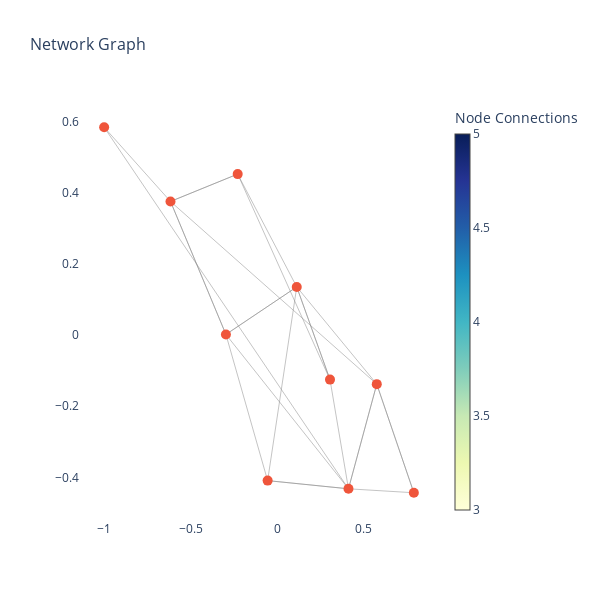

Write notebook code for a chart like this one.
### Code cell
import plotly.graph_objects as go
import networkx as nx

# Create a sample graph (simple graph for demonstration)
G = nx.erdos_renyi_graph(10, 0.3)

# Get node positions using a layout algorithm (spring layout for 2D)
pos = nx.spring_layout(G)

# Create lists for node positions and edge positions
edge_x = []
edge_y = []
for edge in G.edges():
    x0, y0 = pos[edge[0]]
    x1, y1 = pos[edge[1]]
    edge_x.append(x0)
    edge_x.append(x1)
    edge_y.append(y0)
    edge_y.append(y1)

# Create lists for node positions and node labels
node_x = []
node_y = []
for node in G.nodes():
    x, y = pos[node]
    node_x.append(x)
    node_y.append(y)

# Create a scatter plot for nodes
node_trace = go.Scatter(
    x=node_x, y=node_y,
    mode='markers',
    hoverinfo='text',
    marker=dict(
        showscale=True,
        colorscale='YlGnBu',
        size=10,
        colorbar=dict(
            thickness=15,
            title='Node Connections'
        )
    )
)

# Create a scatter plot for edges
edge_trace = go.Scatter(
    x=edge_x, y=edge_y,
    line=dict(width=0.5, color='#888'),
    hoverinfo='none',
    mode='lines'
)

# Create the figure with both nodes and edges
fig = go.Figure(data=[edge_trace, node_trace],
                layout=go.Layout(
                    title="Network Graph",
                    title_font_size=16,  # Corrected property
                    showlegend=False,
                    hovermode='closest',
                    plot_bgcolor='rgb(255, 255, 255)',
                    xaxis=dict(showgrid=False),
                    yaxis=dict(showgrid=False),
                    height=600,  # Adjust height as needed
                    width=600   # Adjust width as needed
                ))

# Show the plot
fig.show()

### Figure 1 — Plotly figure (JSON) as saved in the notebook; plotly's stock layout.template omitted (floating-point values rounded to 4 significant figures)
{"data": [{"hoverinfo": "none", "line": {"color": "#888", "width": 0.5}, "mode": "lines", "type": "scatter", "x": [0.7899, 0.5756, 0.7899, 0.4121, -1, -0.6166, 0.5756, 0.4121, 0.5756, 0.1132, -0.05513, 0.4121, -0.05513, -0.2962, 0.4121, 0.3053, -0.2283, -0.6166, -0.2283, 0.1132, -0.2962, -0.6166, -0.2962, 0.1132, 0.3053, 0.1132], "y": [-0.443, -0.138, -0.443, -0.4319, 0.5835, 0.3751, -0.138, -0.4319, -0.138, 0.1351, -0.409, -0.4319, -0.409, 0.001566, -0.4319, -0.1253, 0.4519, 0.3751, 0.4519, 0.1351, 0.001566, 0.3751, 0.001566, 0.1351, -0.1253, 0.1351]}, {"hoverinfo": "text", "marker": {"colorbar": {"thickness": 15, "title": {"text": "Node Connections"}}, "colorscale": [[0, "rgb(255,255,217)"], [0.125, "rgb(237,248,177)"], [0.25, "rgb(199,233,180)"], [0.375, "rgb(127,205,187)"], [0.5, "rgb(65,182,196)"], [0.625, "rgb(29,145,192)"], [0.75, "rgb(34,94,168)"], [0.875, "rgb(37,52,148)"], [1, "rgb(8,29,88)"]], "showscale": true, "size": 10}, "mode": "markers", "type": "scatter", "x": [0.7899, -1, 0.5756, -0.05513, 0.4121, -0.2283, -0.2962, -0.6166, 0.3053, 0.1132], "y": [-0.443, 0.5835, -0.138, -0.409, -0.4319, 0.4519, 0.001566, 0.3751, -0.1253, 0.1351]}], "layout": {"height": 600, "hovermode": "closest", "plot_bgcolor": "rgb(255, 255, 255)", "showlegend": false, "title": {"font": {"size": 16}, "text": "Network Graph"}, "width": 600, "xaxis": {"showgrid": false}, "yaxis": {"showgrid": false}}}
